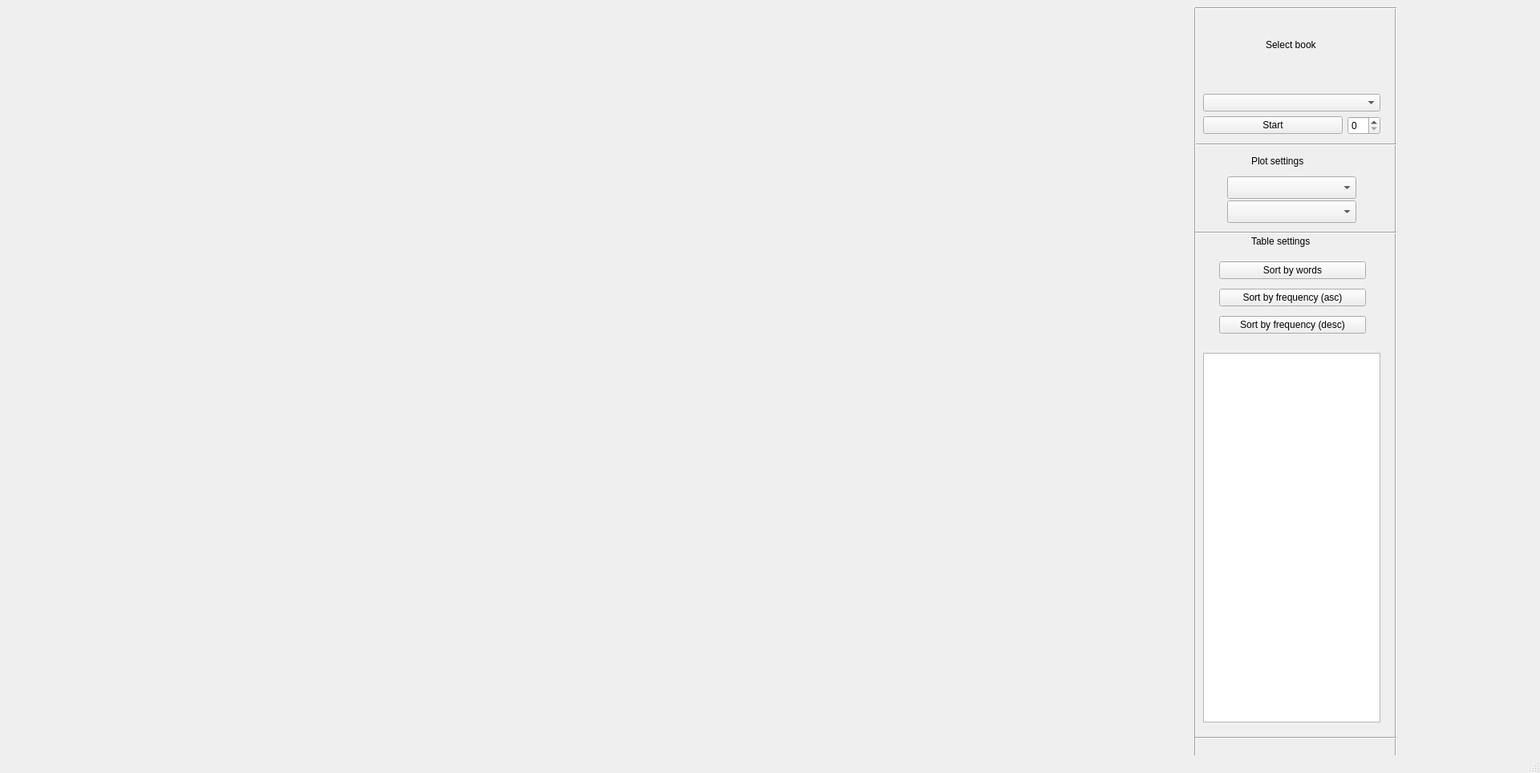
<?xml version="1.0" encoding="UTF-8"?>
<ui version="4.0">
 <class>MainWindow</class>
 <widget class="QMainWindow" name="MainWindow">
  <property name="geometry">
   <rect>
    <x>0</x>
    <y>0</y>
    <width>1920</width>
    <height>964</height>
   </rect>
  </property>
  <property name="windowTitle">
   <string>MainWindow</string>
  </property>
  <widget class="QWidget" name="centralwidget">
   <widget class="QWidget" name="gridLayoutWidget">
    <property name="geometry">
     <rect>
      <x>1500</x>
      <y>440</y>
      <width>221</width>
      <height>461</height>
     </rect>
    </property>
    <layout class="QGridLayout" name="table_grid_layout">
     <item row="0" column="0">
      <widget class="QTableView" name="table_view"/>
     </item>
    </layout>
   </widget>
   <widget class="QWidget" name="gridLayoutWidget_2">
    <property name="geometry">
     <rect>
      <x>1500</x>
      <y>20</y>
      <width>221</width>
      <height>148</height>
     </rect>
    </property>
    <layout class="QGridLayout" name="settings_grid_layout">
     <item row="3" column="0" colspan="3">
      <widget class="QComboBox" name="available_texts_combobox"/>
     </item>
     <item row="5" column="0">
      <widget class="QPushButton" name="start_button">
       <property name="text">
        <string>Start</string>
       </property>
      </widget>
     </item>
     <item row="5" column="1" colspan="2">
      <widget class="QSpinBox" name="first_n_frequent_words_spinbox"/>
     </item>
     <item row="1" column="0" colspan="3" alignment="Qt::AlignHCenter">
      <widget class="QLabel" name="text_analysis_settings_label">
       <property name="text">
        <string>Select book</string>
       </property>
      </widget>
     </item>
     <item row="2" column="0">
      <spacer name="horizontalSpacer">
       <property name="orientation">
        <enum>Qt::Horizontal</enum>
       </property>
       <property name="sizeHint" stdset="0">
        <size>
         <width>40</width>
         <height>20</height>
        </size>
       </property>
      </spacer>
     </item>
    </layout>
   </widget>
   <widget class="QLabel" name="data_table_label">
    <property name="geometry">
     <rect>
      <x>1560</x>
      <y>290</y>
      <width>101</width>
      <height>22</height>
     </rect>
    </property>
    <property name="text">
     <string>Table settings</string>
    </property>
   </widget>
   <widget class="QLabel" name="plot_settings_label">
    <property name="geometry">
     <rect>
      <x>1560</x>
      <y>190</y>
      <width>91</width>
      <height>22</height>
     </rect>
    </property>
    <property name="text">
     <string>Plot settings</string>
    </property>
   </widget>
   <widget class="QComboBox" name="plot_styles_combobox">
    <property name="geometry">
     <rect>
      <x>1530</x>
      <y>220</y>
      <width>161</width>
      <height>28</height>
     </rect>
    </property>
   </widget>
   <widget class="QComboBox" name="plot_color_combobox">
    <property name="geometry">
     <rect>
      <x>1530</x>
      <y>250</y>
      <width>161</width>
      <height>28</height>
     </rect>
    </property>
   </widget>
   <widget class="QWidget" name="verticalLayoutWidget">
    <property name="geometry">
     <rect>
      <x>1520</x>
      <y>320</y>
      <width>183</width>
      <height>102</height>
     </rect>
    </property>
    <layout class="QVBoxLayout" name="table_settings_box_layout">
     <item>
      <widget class="QPushButton" name="sort_table_by_words_button">
       <property name="text">
        <string>Sort by words</string>
       </property>
      </widget>
     </item>
     <item>
      <widget class="QPushButton" name="sort_by_frequency_asc_button">
       <property name="text">
        <string>Sort by frequency (asc)</string>
       </property>
      </widget>
     </item>
     <item>
      <widget class="QPushButton" name="sort_by_frequency_desc_button">
       <property name="text">
        <string>Sort by frequency (desc)</string>
       </property>
      </widget>
     </item>
    </layout>
   </widget>
   <widget class="QWidget" name="gridLayoutWidget_3">
    <property name="geometry">
     <rect>
      <x>10</x>
      <y>20</y>
      <width>1471</width>
      <height>1001</height>
     </rect>
    </property>
    <layout class="QGridLayout" name="gridLayout">
     <item row="0" column="0">
      <widget class="QWidget" name="plot_widget" native="true"/>
     </item>
    </layout>
   </widget>
   <widget class="Line" name="line">
    <property name="geometry">
     <rect>
      <x>1730</x>
      <y>9</y>
      <width>20</width>
      <height>991</height>
     </rect>
    </property>
    <property name="orientation">
     <enum>Qt::Vertical</enum>
    </property>
   </widget>
   <widget class="Line" name="line_2">
    <property name="geometry">
     <rect>
      <x>1490</x>
      <y>170</y>
      <width>251</width>
      <height>20</height>
     </rect>
    </property>
    <property name="orientation">
     <enum>Qt::Horizontal</enum>
    </property>
   </widget>
   <widget class="Line" name="line_3">
    <property name="geometry">
     <rect>
      <x>1480</x>
      <y>10</y>
      <width>20</width>
      <height>991</height>
     </rect>
    </property>
    <property name="orientation">
     <enum>Qt::Vertical</enum>
    </property>
   </widget>
   <widget class="Line" name="line_4">
    <property name="geometry">
     <rect>
      <x>1490</x>
      <y>0</y>
      <width>251</width>
      <height>20</height>
     </rect>
    </property>
    <property name="orientation">
     <enum>Qt::Horizontal</enum>
    </property>
   </widget>
   <widget class="Line" name="line_5">
    <property name="geometry">
     <rect>
      <x>1490</x>
      <y>280</y>
      <width>251</width>
      <height>20</height>
     </rect>
    </property>
    <property name="orientation">
     <enum>Qt::Horizontal</enum>
    </property>
   </widget>
   <widget class="Line" name="line_6">
    <property name="geometry">
     <rect>
      <x>1490</x>
      <y>910</y>
      <width>251</width>
      <height>20</height>
     </rect>
    </property>
    <property name="orientation">
     <enum>Qt::Horizontal</enum>
    </property>
   </widget>
  </widget>
  <widget class="QMenuBar" name="menubar">
   <property name="geometry">
    <rect>
     <x>0</x>
     <y>0</y>
     <width>1920</width>
     <height>22</height>
    </rect>
   </property>
  </widget>
  <widget class="QStatusBar" name="statusbar"/>
 </widget>
 <resources/>
 <connections/>
</ui>
